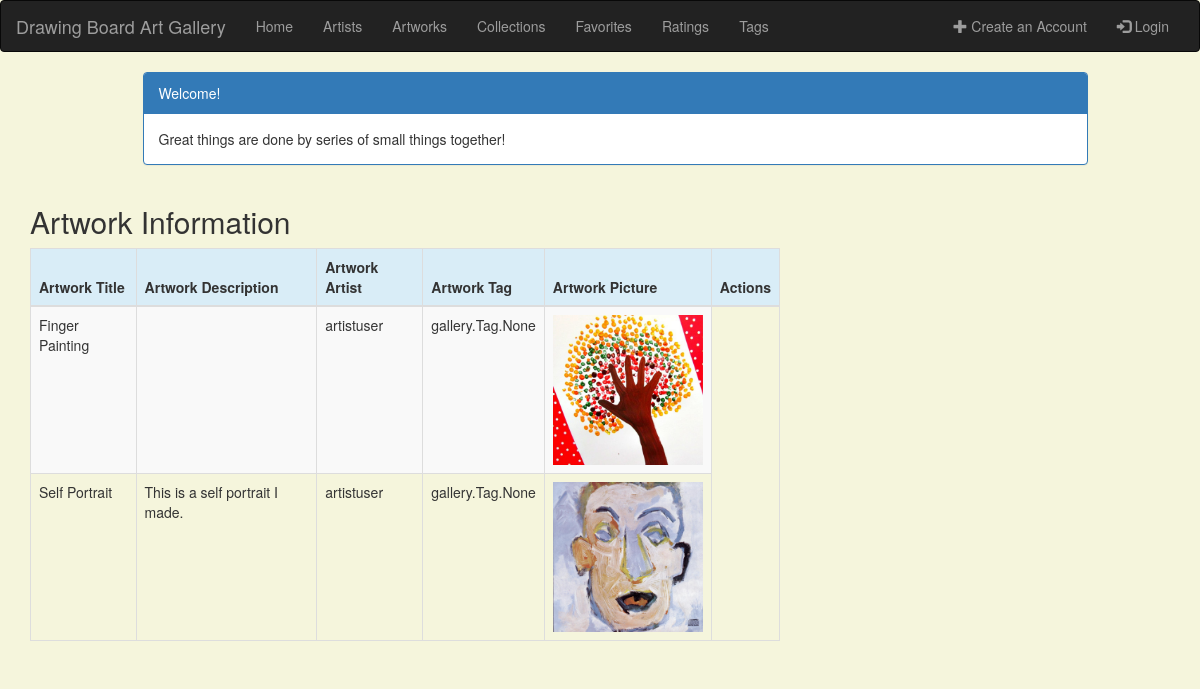
Page /artwork_list on the earlier database version.
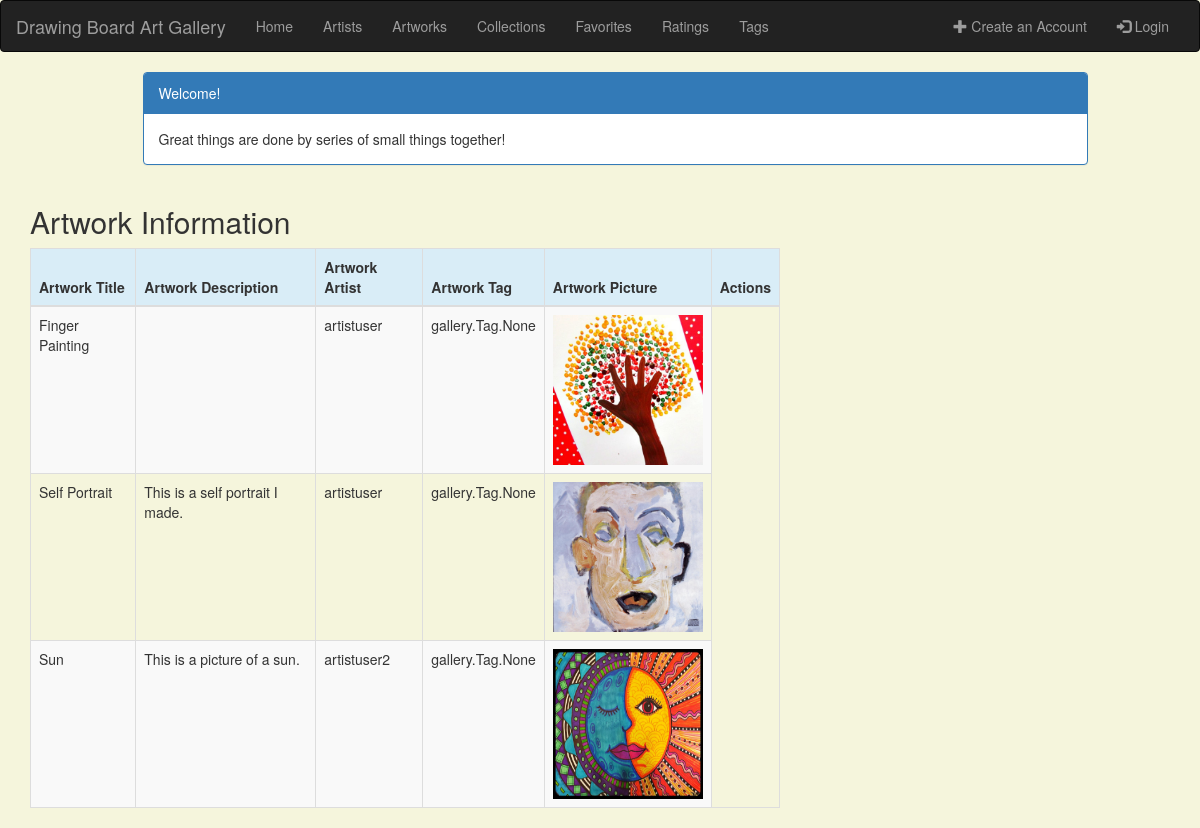
Same page on the later database version.
### gallery/models.py (models this page shows)
class Artwork(models.Model):
    artwork_title = models.CharField(max_length=200)
    artwork_description = models.TextField(max_length=280, null=True, blank=True)
    artwork_artist = models.ForeignKey('Artist', on_delete=models.CASCADE)
    artwork_tag = models.ManyToManyField(Tag, blank=True)
    artwork_picture = models.ImageField(upload_to='images/', null=True, blank=True) # comment out null and blank later
    def __str__(self):
        return f'{self.artwork_title}'

class Artist(models.Model):
    user = models.OneToOneField(User, on_delete=models.CASCADE)
    artist_role = models.BooleanField(default=False)
    description = models.TextField(max_length=280, null=True, blank=True)  # this is the default for all descriptions
    profile_picture = models.ImageField(upload_to='images/', null=True, blank=True)
    def __str__(self):
        return f'{self.user}'

### gallery/views.py (the view)
# urls.py: path('artwork_list', views.artwork_list, name='artwork_list'),
def artwork_list(request):
    artwork = Artwork.objects.all()
    print(artwork)
    return render(request, 'gallery/artwork_list.html',
                  {'artworks': artwork})

### gallery/templates/gallery/artwork_list.html (shortened to what this page needs)
<!DOCTYPE html>
<html lang="en">
{% extends 'gallery/base.html' %}
{% block content %}
    <html>
    <head>
        <link rel="stylesheet" href="https://maxcdn.bootstrapcdn.com/bootstrap/3.3.4/css/bootstrap.min.css">
    </head>
    <body>
    <div class="container">
        <div class="row">
            <div class="col-md-10 col-md-offset-1">
                <div class="panel panel-primary">
                    <div class="panel-heading">Welcome!</div>
                    <div class="panel-body">
                        Great things are done by series of small things together!
                    </div>
                </div>
            </div>
        </div>
    </div>
    <div class="row">
        <h2 style="padding-left: 15Px">Artwork Information</h2>
    </div>
    <div>
        <table class="table table-striped table-bordered table-hover">
            <thead>
            <tr class="bg-info">
                <th>Artwork Title</th>
                <th>Artwork Description</th>
                <th>Artwork Artist</th>
                <th>Artwork Tag</th>
                <th>Artwork Picture</th>
                <th colspan="3">Actions</th>
            </tr>
            </thead>
            <tbody>
            {% for artwork in artworks %}
                <tr>
                    <td>{{ artwork.artwork_title }}</td>
                    <td>{{ artwork.artwork_description }}</td>
                    <td>{{ artwork.artwork_artist }}</td>
                    <td>{{ artwork.artwork_tag }}</td>
                    <td><img src = "media/{{artwork.artwork_picture}}" border=3 height =150 width=150 /></td>
                </tr>
            {% endfor %}
            </tbody>
        </table>
    </div>
    </body>
    </html>
{% endblock %}

### gallery/templates/gallery/base.html (shortened to what this page needs)
<!DOCTYPE html>
{% load static %}
<html lang="en">
<head>
    <link rel="stylesheet" href="https://maxcdn.bootstrapcdn.com/bootstrap/3.3.7/css/bootstrap.min.css">
</head>
<body id="app-layout">
<nav class="navbar navbar-inverse">
    <div class="container-fluid">
        <div class="navbar-header">
            <a class="navbar-brand" href="/">
                Drawing Board Art Gallery
            </a>
        </div>
        <div class="collapse navbar-collapse" id="myNavbar">
            <ul class="nav navbar-nav">
                <li><a href="{% url 'gallery:home' %}">Home</a></li>
                <li><a href="{% url 'gallery:artist_list' %}">Artists</a></li>
                <li><a href="{% url 'gallery:artwork_list' %}">Artworks</a></li>
                <li><a href="{% url 'gallery:collection_list' %}">Collections</a></li>
                <li><a href="{% url 'gallery:favorite_list' %}">Favorites</a></li>
                <li><a href="{% url 'gallery:rating_list' %}">Ratings</a></li>
                <li><a href="{% url 'gallery:tag_list' %}">Tags</a></li>
            </ul>
            <ul class="nav navbar-nav navbar-right">
                {% if user.is_authenticated %}
                    <li class="dropdown">
                        <a href="#" class="dropdown-toggle" data-toggle="dropdown" role="button" aria-expanded="false">
                            <span class="caret"></span>
                        </a>
                        <ul class="dropdown-menu" role="menu">
                            <li><a href="{% url 'gallery:account_details' %}"><i class ="fa fa-pencil fa-fw"></i> Account Details</a></li>
                            <li><a href="{% url 'logout' %}"><i class="fa fa-btn fa-sign-out"></i> Logout</a></li>
                        </ul>
                    </li>
                {% else %}
                    <li><a href="{% url 'gallery:create_account' %}"><span class="glyphicon glyphicon-plus"></span> Create an Account</a></li>
                    <li><a href="{% url 'login' %}"><span class="glyphicon glyphicon-log-in"></span> Login</a></li>
                {% endif %}
            </ul>
        </div>
    </div>
</nav>
<div class="content container">
    <div class="row">
        <div class="col-md-8">
            {% block content %}{% endblock %}
        </div>
    </div>
</body>
</html>

### gallery/templates/gallery/base.html (style rules this page uses)
.navbar { margin-bottom: 0; border-radius: 0; }

### gallery/templates/gallery/artwork_list.html (style rules this page uses)
body { background-color: beige; }

Differences in the rows shown:
added Artwork: artwork_title "Sun", artwork_description "This is a picture of a sun.", artwork_artist "artistuser2", artwork_tag "gallery.Tag.None", artwork_picture (picture)
